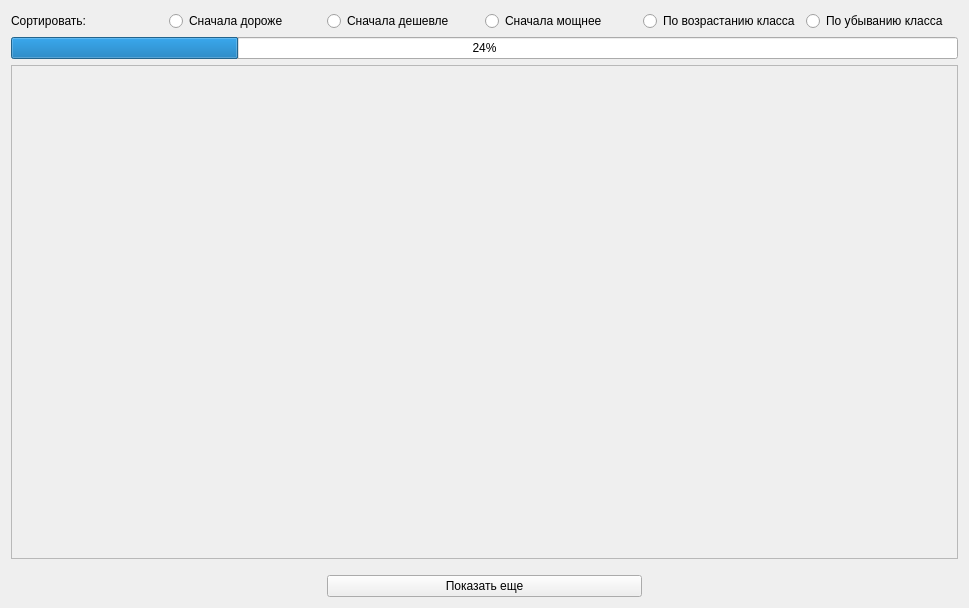
<?xml version="1.0" encoding="UTF-8"?>
<ui version="4.0">
 <class>CarsViewModel</class>
 <widget class="QWidget" name="CarsViewModel">
  <property name="geometry">
   <rect>
    <x>0</x>
    <y>0</y>
    <width>969</width>
    <height>608</height>
   </rect>
  </property>
  <property name="windowTitle">
   <string>Form</string>
  </property>
  <layout class="QGridLayout" name="gridLayout">
   <item row="0" column="0">
    <layout class="QVBoxLayout" name="verticalLayout_3">
     <item>
      <layout class="QVBoxLayout" name="verticalLayout_4">
       <item>
        <layout class="QHBoxLayout" name="horizontalLayout">
         <item>
          <widget class="QLabel" name="label">
           <property name="text">
            <string>Сортировать:</string>
           </property>
          </widget>
         </item>
         <item>
          <widget class="QRadioButton" name="expensiveFirstRadioButton">
           <property name="text">
            <string>Сначала дороже</string>
           </property>
          </widget>
         </item>
         <item>
          <widget class="QRadioButton" name="cheaperFirstRadioButton">
           <property name="text">
            <string>Сначала дешевле</string>
           </property>
          </widget>
         </item>
         <item>
          <widget class="QRadioButton" name="morePowerFirstRadioButton">
           <property name="text">
            <string>Сначала мощнее</string>
           </property>
          </widget>
         </item>
         <item>
          <widget class="QRadioButton" name="classHigherFirstRadioButton">
           <property name="text">
            <string>По возрастанию класса</string>
           </property>
          </widget>
         </item>
         <item>
          <widget class="QRadioButton" name="classLowerFirstRadioButton">
           <property name="text">
            <string>По убыванию класса</string>
           </property>
          </widget>
         </item>
        </layout>
       </item>
      </layout>
     </item>
     <item>
      <widget class="QProgressBar" name="progressBar">
       <property name="value">
        <number>24</number>
       </property>
      </widget>
     </item>
     <item>
      <widget class="QScrollArea" name="scrollArea">
       <property name="widgetResizable">
        <bool>true</bool>
       </property>
       <widget class="QWidget" name="scrollAreaWidgetContents">
        <property name="geometry">
         <rect>
          <x>0</x>
          <y>0</y>
          <width>943</width>
          <height>467</height>
         </rect>
        </property>
        <layout class="QGridLayout" name="gridLayout_3">
         <item row="0" column="0">
          <layout class="QGridLayout" name="gridLayout_2"/>
         </item>
        </layout>
       </widget>
      </widget>
     </item>
    </layout>
   </item>
   <item row="2" column="0">
    <layout class="QHBoxLayout" name="horizontalLayout_2" stretch="3,3,3">
     <item>
      <spacer name="horizontalSpacer">
       <property name="orientation">
        <enum>Qt::Horizontal</enum>
       </property>
       <property name="sizeHint" stdset="0">
        <size>
         <width>40</width>
         <height>20</height>
        </size>
       </property>
      </spacer>
     </item>
     <item>
      <widget class="QPushButton" name="showMoreButton">
       <property name="text">
        <string>Показать еще</string>
       </property>
      </widget>
     </item>
     <item>
      <spacer name="horizontalSpacer_2">
       <property name="orientation">
        <enum>Qt::Horizontal</enum>
       </property>
       <property name="sizeHint" stdset="0">
        <size>
         <width>40</width>
         <height>20</height>
        </size>
       </property>
      </spacer>
     </item>
    </layout>
   </item>
   <item row="1" column="0">
    <spacer name="verticalSpacer">
     <property name="orientation">
      <enum>Qt::Vertical</enum>
     </property>
     <property name="sizeType">
      <enum>QSizePolicy::Fixed</enum>
     </property>
     <property name="sizeHint" stdset="0">
      <size>
       <width>20</width>
       <height>10</height>
      </size>
     </property>
    </spacer>
   </item>
  </layout>
 </widget>
 <resources/>
 <connections/>
</ui>
